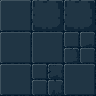

A 2D game scene composited from a Tiled map and its tileset images. What follows is a short description and the map's XML, with every tile layer's data as written:
An orthogonal 3x3 tile map with 32x32 px tiles, 1 tile layer (Tile Layer 1).

<map version="1.10" tiledversion="1.11.0" orientation="orthogonal" renderorder="right-down" width="3" height="3" tilewidth="32" tileheight="32" infinite="0" nextlayerid="2" nextobjectid="1">
 <editorsettings>
  <export target="floor.json" format="json" />
 </editorsettings>
 <tileset firstgid="1" name="floor" tilewidth="32" tileheight="32" tilecount="8" columns="4">
  <image source="vectorogue_floor.png" width="128" height="64" />
 </tileset>
 <layer id="1" name="Tile Layer 1" width="3" height="3">
  <data encoding="csv">
1,7,7,
3,3,8,
5,4,1
</data>
 </layer>
</map>